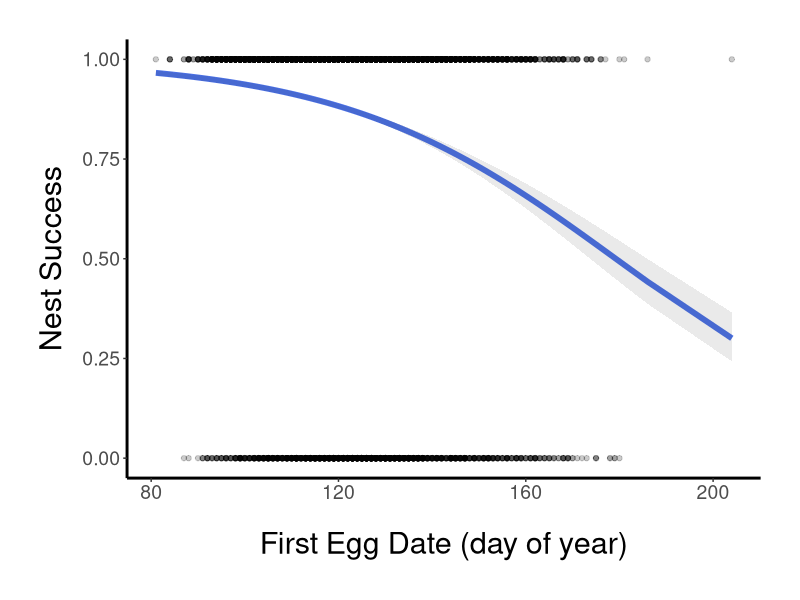
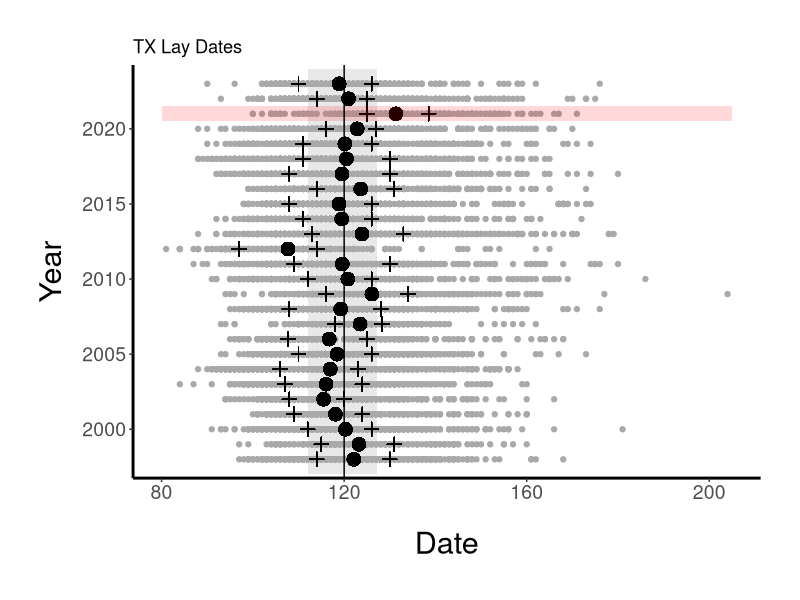
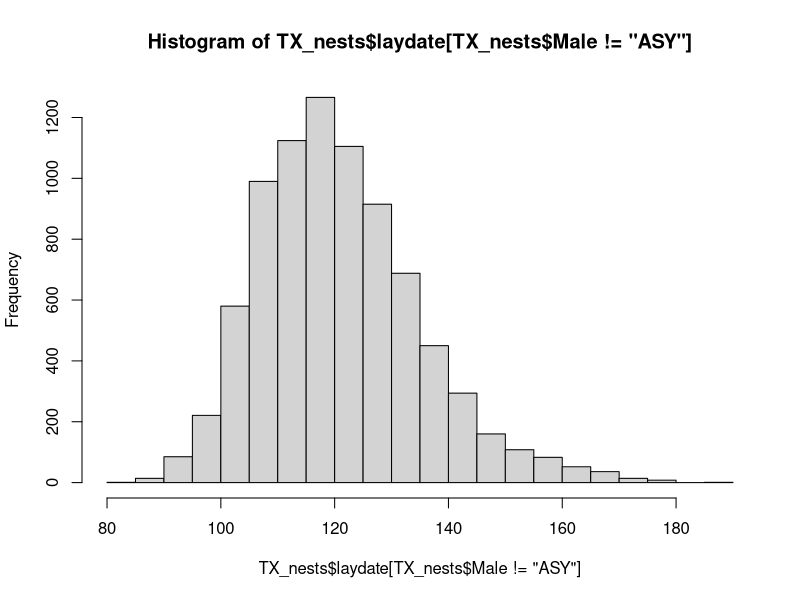
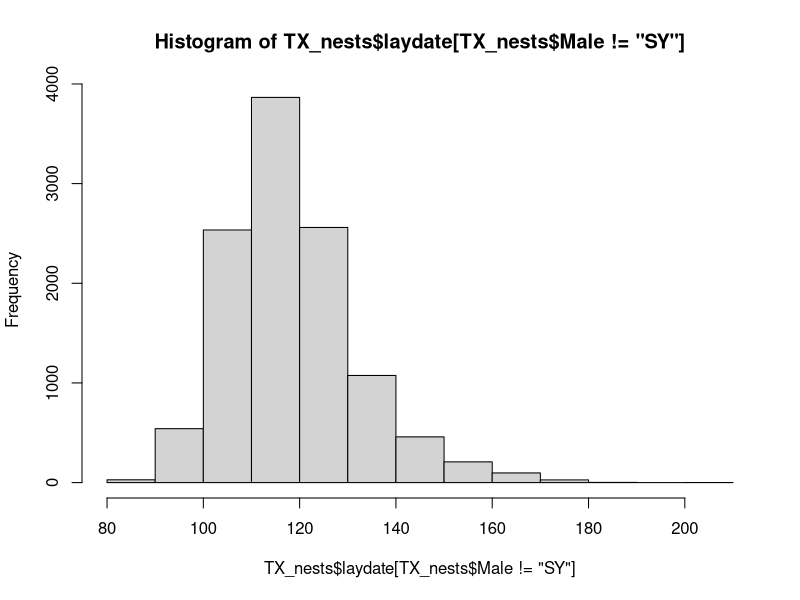

These figures' R source, in order: (Note: this script raises an error after producing the figures.)
#PMCA Nest data

install.packages(c("dplyr","lubridate","broom","ggplot2")) #if not already installed

library(dplyr)
library(lubridate)
library(broom)
library(ggplot2)

nests<-read.csv("PMW_Nestdata.csv")
nests$laydate<-yday(as.Date(nests$X1st.egg, format="%m/%d/%y"))
nests$Cust.. <- as.factor(nests$Cust..)

#Add fledge success
nests$nest_success <- 0
nests$nest_success[nests$Fledge > 0] <- 1
nests$nest_success<-as.factor(nests$nest_success)

#Add egg success for life table analysis
nests$egg_success<- nests$Fledge/nests$Eggs

###########################################
#TX nests
TX_nests <- nests %>% filter(State=="TX")

TX_nests %>% count(Year)

TX_nests <- TX_nests[TX_nests$Year>1997,]

#sample sizes:
nrow(TX_nests)
length(which(TX_nests$laydate<80))
length(which(TX_nests$laydate>212))
TX_nests$laydate[TX_nests$laydate<80 | TX_nests$laydate > 212] <- NA
nrow(TX_nests[!is.na(TX_nests$laydate),])
nrow(TX_nests[TX_nests$Male!="",])

#nest success ~ laydate
mod<-glm(nest_success~laydate, TX_nests, family="binomial")
summary(mod)


plot_df <- augment(mod, type.predict = "response")
plot_df$nest_success <- as.integer(as.character(plot_df$nest_success))

fam <- family(mod)
fam
str(fam)

ilink <- fam$linkinv
ilink

TX_nests <- bind_cols(TX_nests, setNames(as_tibble(predict(mod, TX_nests, se.fit = TRUE)[1:2]), c('fit_link','se_link')))

TX_nests <- mutate(TX_nests, fit_resp = ilink(fit_link), right_upr = ilink(fit_link + (2*se_link)), right_lwr = ilink(fit_link - (2*se_link)))

#Plot Figure 4b
a<-ggplot(plot_df, aes(x = laydate)) +
  geom_line(aes(y = .fitted), color = "#4A6FE3", lwd=2) +
  labs(x = "First Egg Date (day of year)", y = "Nest Success") +
  geom_point(aes(y = nest_success), alpha = 0.2) +
  theme(legend.position="none",
  	panel.background=element_rect(fill="white"), 
  	plot.margin=unit(c(1,1,1,1),"cm"), 
  	axis.title.y=element_text(size = 22, margin=margin(0,10,0,0)), 
  	axis.title.x=element_text(size = 22, margin=margin(20,0,0,0)),
  	axis.text.x = element_text(size = 14), 
  	axis.text.y = element_text(size = 14),
  	axis.line=element_line(size=1))

a + geom_ribbon(data = TX_nests,
                  aes(ymin = right_lwr, ymax = right_upr),
                  alpha = 0.1)



#getting mean, q1, q3 laydate
meanls <- list()
q1ls <- list()
q3ls <- list()
for (a in unique(TX_nests$Year)) {
  datels <- list()
  for (i in 1:nrow(TX_nests)) {
    year <- TX_nests$Year[i]
    if (year == a) {
      datels <- c(datels, TX_nests$laydate[i])
    }
  }
  mean <- mean(as.numeric(unlist(datels)), na.rm=TRUE)
  meanls <- c(meanls, mean)
  q1 <- quantile(as.numeric(unlist(datels)), probs = c(0.25, 0.5, 0.75), na.rm = TRUE)[1]
  q1ls <- c(q1ls, q1)
  q3 <- quantile(as.numeric(unlist(datels)), probs = c(0.25, 0.5, 0.75), na.rm = TRUE)[3]
  q3ls <- c(q3ls, q3)
}

#adding means to TX_nests
dfmeanls <- list()
for(a in 1:length(meanls)){
  yr = unique(TX_nests$Year)[a]
  for(i in 1:nrow(TX_nests)){
    if(TX_nests$Year[i] == yr){
      dfmeanls[[i]] <- meanls[[a]]
    }
  }
}
TX_nests$Mean <- unlist(dfmeanls)
#adding q1 to TX_nests
dfq1ls <- list()
for(a in 1:length(q1ls)){
    yr = unique(TX_nests$Year)[a]
	for(i in 1:nrow(TX_nests)){
    if(TX_nests$Year[i] == yr){
      dfq1ls[[i]] <- q1ls[[a]]
    }
  }
}
TX_nests$Q1 <- unlist(dfq1ls)
#adding q3 to TX_nests
dfq3ls <- list()
for(a in 1:length(q3ls)){
    yr = unique(TX_nests$Year)[a]
	for(i in 1:nrow(TX_nests)){
    if(TX_nests$Year[i] == yr){
      dfq3ls[[i]] <- q3ls[[a]]
    }
  }
}
TX_nests$Q3 <- unlist(dfq3ls)


#calculate mean laydate for 1998-2020
meantx<-mean(unlist(meanls)[1:23])
sdtx<-sd(unlist(meanls)[1:23])

q1tx<-mean(unlist(q1ls)[1:23])
q1tx_sd<-sd(unlist(q1ls)[1:23])
q3tx<-mean(unlist(q3ls)[1:23])
q3tx_sd<-sd(unlist(q3ls)[1:23])

#difference in days between laydate in 2021 and long-term mean
meanls[[24]] - meantx

TX_success<-data.frame(TX_nests %>% group_by(Year) %>% count(nest_success))
TX_success_year<-data.frame(TX_success %>% group_by(Year) %>% summarize(sum(n)))
TX_nest_success<-data.frame(year = TX_success_year$Year, prop_fledge=TX_success$n[TX_success$nest_success==1]/TX_success_year$sum.n)
TX_nest_success
mean(TX_nest_success$prop_fledge[1:23])
sd(TX_nest_success$prop_fledge[1:23])


#plot the data vertically
ggplot(TX_nests, aes(y = Year, x = laydate)) +
  geom_rect(xmin = meantx-(2*sdtx), xmax = meantx+(2*sdtx), ymin = 1997, ymax = 2024, fill = "gray 91") + 
  geom_point(col="dark gray") + 
  geom_point(aes(y=Year, x = Mean), color = "black", size = 4)+
  geom_point(aes(y=Year, x = Q1), color = "black", size = 3, shape=3)+
  geom_point(aes(y=Year, x = Q3), color = "black", size = 3, shape=3)+
  annotate("rect", xmin=80, xmax=205, ymin=2020.5, ymax=2021.5, alpha=0.15, fill="red") +   
  geom_vline(xintercept=round(meantx), col="black")+ 
  ylim(1998,2023)+
  xlim(80,205) +
  labs(y = "Year", x = "Date") +
  ggtitle("TX Lay Dates") +
    theme(legend.position="none",
  	panel.background=element_rect(fill="white"), 
  	plot.margin=unit(c(1,1,1,1),"cm"), 
  	axis.title.y=element_text(size = 22, margin=margin(0,10,0,0)), 
  	axis.title.x=element_text(size = 22, margin=margin(20,0,0,0)),
  	axis.text.x = element_text(size = 14), 
  	axis.text.y = element_text(size = 14),
  	axis.line=element_line(size=1))


#nest success ~ male age class using nests w/ males of known age
summary(glm(nest_success~Male, TX_nests[TX_nests$Male!="",], family="binomial"))


#egg success for life table
TX_eggsuccess<-data.frame(TX_nests %>% group_by(Year) %>% summarize(mean(egg_success, na.rm=TRUE))) 
names(TX_eggsuccess)=c("Year", "Egg_success")
mean(TX_eggsuccess$Egg_success)


#ratios of adults:subadults
TX_nests_age<-TX_nests %>% count(Year, Male) 
TX_nests_age<-TX_nests_age[TX_nests_age$Male!="",] #remove males of unknown age
TX_nests_year<-data.frame(TX_nests_age %>% group_by(Year) %>% summarize(sum(n)))

TX_nests_subadults <- data.frame(year = TX_nests_year$Year, prop_adult=TX_nests_age$n[TX_nests_age$Male=="SY"]/TX_nests_year$sum.n)

range(TX_nests_subadults$prop_adult) 
mean(TX_nests_subadults$prop_adult[1:23]) #mean subadult males as proportion of total from 1998-2020
sd(TX_nests_subadults$prop_adult[1:23])


#laydate differences among subadults and adults
#Sample size exceeds allowable size for Shapiro Wilk test for normality
hist(TX_nests$laydate[TX_nests$Male!="ASY"])
hist(TX_nests$laydate[TX_nests$Male!="SY"])

#test for equal variance
var.test(laydate~Male, TX_nests[TX_nests$Male!="",], alternative="two.sided")

#t-test assumptions are met
t.test(laydate~Male, TX_nests[TX_nests$Male!="",], var.equal=FALSE)


#Comparing 2021 and 2022 age ratios
TX_nests_2122 <- TX_nests %>% filter(Year==2021 | Year==2022)
TX_nests_2122 <- TX_nests_2122 %>% filter(Male!="")

#customers with data from 2021 and 2022 only
x<-data.frame(TX_nests_2122[TX_nests_2122$Year == 2021 | TX_nests_2122$Year==2022,] %>% group_by(Cust.., Year) %>% count(as.factor(Cust..)))
x$Cust..[duplicated(x$Cust..)]

TX_nests_2122_dups <- NA
for (i in x$Cust..[duplicated(x$Cust..)]){
	print(i)
	TX_nests_2122_dups <- rbind(TX_nests_2122_dups, TX_nests_2122[TX_nests_2122$Cust..==i,])
}
TX_nests_2122_dups <- TX_nests_2122_dups[-1,]

y<-data.frame(TX_nests_2122_dups %>% group_by(Cust..,Year) %>% count(Male))

TX_nests_2122_dups_num <- data.frame(y %>% group_by(Cust.., Year) %>% summarize(sum(n)))

TX_nests_2122_adults <- data.frame(year = TX_nests_2122_dups_num$Year, prop_adult=y$n[y$Male=="ASY"]/TX_nests_2122_dups_num$sum.n)

t.test(prop_adult~year, TX_nests_2122_adults, paired=TRUE) #change from 2021 to 2022 in proportion of adult breeders


####################################

#LA nests
LA_nests <- nests %>% filter(State=="LA")

LA_nests %>% count(Year)

LA_nests <- LA_nests[LA_nests$Year>1997,]
LA_nests <- LA_nests[LA_nests$Year!=2005 & LA_nests$Year!=2007,]

#sample sizes:
nrow(LA_nests)
length(which(LA_nests$laydate<80))
length(which(LA_nests$laydate>212))
LA_nests$laydate[LA_nests$laydate<80 | LA_nests$laydate > 212] <- NA
nrow(LA_nests[!is.na(LA_nests$laydate),])
nrow(LA_nests[LA_nests$Male!="",])

#nest success ~ laydate
m<-glm(nest_success~laydate, LA_nests, family="binomial")
summary(m)


#getting mean, q1, q3 laydate
meanls <- list()
q1ls <- list()
q3ls <- list()
for (a in unique(LA_nests$Year)) { #no 2008 or 2012
  datels <- list()
  for (i in 1:nrow(LA_nests)) {
    year <- LA_nests$Year[i]
    if (year == a) {
      datels <- c(datels, LA_nests$laydate[i])
    }
  }
  mean <- mean(as.numeric(unlist(datels)), na.rm=TRUE)
  meanls <- c(meanls, mean)
  q1 <- quantile(as.numeric(unlist(datels)), probs = c(0.25, 0.5, 0.75), na.rm = TRUE)[1]
  q1ls <- c(q1ls, q1)
  q3 <- quantile(as.numeric(unlist(datels)), probs = c(0.25, 0.5, 0.75), na.rm = TRUE)[3]
  q3ls <- c(q3ls, q3)
}

#adding means to LA_nests
dfmeanls <- list()
for(a in 1:length(meanls)){
  yr = unique(LA_nests$Year)[a]
  for(i in 1:nrow(LA_nests)){
    if(LA_nests$Year[i] == yr){
      dfmeanls[[i]] <- meanls[[a]]
    }
  }
}
LA_nests$Mean <- unlist(dfmeanls)
#adding q1 to LA_nests
dfq1ls <- list()
for(a in 1:length(q1ls)){
    yr = unique(LA_nests$Year)[a]
	for(i in 1:nrow(LA_nests)){
    if(LA_nests$Year[i] == yr){
      dfq1ls[[i]] <- q1ls[[a]]
    }
  }
}
LA_nests$Q1 <- unlist(dfq1ls)
#adding q3 to LA_nests
dfq3ls <- list()
for(a in 1:length(q3ls)){
    yr = unique(LA_nests$Year)[a]
	for(i in 1:nrow(LA_nests)){
    if(LA_nests$Year[i] == yr){
      dfq3ls[[i]] <- q3ls[[a]]
    }
  }
}
LA_nests$Q3 <- unlist(dfq3ls)


#calculate mean day of year for 1998-2020 without 2005, 2007, 2008, or 2012
meanLA<-mean(unlist(meanls)[1:19])
sdLA<-sd(unlist(meanls)[1:19])

q1LA<-mean(unlist(q1ls)[1:19])
q1LA_sd<-sd(unlist(q1ls)[1:19])
q3LA<-mean(unlist(q3ls)[1:19])
q3LA_sd<-sd(unlist(q3ls)[1:19])

#difference in days between laydate in 2021 and long-term mean
meanls[[20]] - meanLA


LA_success<-data.frame(LA_nests %>% group_by(Year) %>% count(nest_success))
LA_success_year<-data.frame(LA_success %>% group_by(Year) %>% summarize(sum(n)))
LA_nest_success<-data.frame(year = LA_success_year$Year, prop_fledge=LA_success$n[LA_success$nest_success==1]/LA_success_year$sum.n)
mean(LA_nest_success$prop_fledge[1:19])
sd(LA_nest_success$prop_fledge[1:19])
range(LA_nest_success$prop_fledge[1:19])
LA_nest_success$prop_fledge[20] #nest success in 2021

#plot the data vertically
ggplot(LA_nests, aes(y = Year, x = laydate)) +
  geom_rect(xmin = meanLA-(2*sdLA), xmax = meanLA+(2*sdLA), ymin = 1997, ymax = 2024, fill = "gray 91") + 
  geom_point(col="dark gray") + 
  geom_point(aes(y=Year, x = Mean), color = "black", size = 3)+
  geom_point(aes(y=Year, x = Q1), color = "black", size = 2, shape=3)+
  geom_point(aes(y=Year, x = Q3), color = "black", size = 2, shape=3)+
  geom_point(aes(y=2021, x = meanls[[20]]), color = "red", size = 3)+
  geom_point(aes(y=2021, x = q1ls[[20]]), color = "red", size = 2, shape=3)+
  geom_point(aes(y=2021, x = q3ls[[20]]), color = "red", size = 2, shape=3)+
  geom_vline(xintercept=meanLA, col="black")+ 
  ylim(1997,2024)+
  labs(y = "Year", x = "Date") +
  ggtitle("LA Lay Dates") +
    theme(legend.position="none",
  	panel.background=element_rect(fill="white"), 
  	plot.margin=unit(c(1,1,1,1),"cm"), 
  	axis.title.y=element_text(margin=margin(0,20,0,0)), 
  	axis.title.x=element_text(margin=margin(20,0,0,0)),
  	axis.line=element_line(size=.5))


#nest success ~ male age class using nests w/ males of known age
summary(glm(nest_success~Male, LA_nests[LA_nests$Male!="",], family="binomial"))


#egg success for life table
LA_eggsuccess<-data.frame(LA_nests %>% group_by(Year) %>% summarize(mean(egg_success, na.rm=TRUE))) 
names(LA_eggsuccess)=c("Year", "Egg_success")
mean(LA_eggsuccess$Egg_success)


#ratios of adults:subadults
LA_nests_age<-LA_nests[LA_nests$Male!="",] %>% count(Year, Male) %>% spread(Male, n, fill = 0) %>% gather(Male, n, -1)
LA_nests_year<-data.frame(LA_nests_age %>% group_by(Year) %>% summarize(sum(n)))

LA_nests_adults <- data.frame(year = LA_nests_year$Year, prop=LA_nests_age$n[LA_nests_age$Male=="ASY"]/LA_nests_year$sum.n)
LA_nests_subadults <- data.frame(year = LA_nests_year$Year, prop=LA_nests_age$n[LA_nests_age$Male=="SY"]/LA_nests_year$sum.n)

mean(LA_nests_subadults$prop[1:19])
sd(LA_nests_subadults$prop[1:19])


#laydate differences among subadults and adults
#test for normality
shapiro.test(LA_nests$laydate[LA_nests$Male!="SY"])
shapiro.test(LA_nests$laydate[LA_nests$Male!="ASY"])

#test for equal variance
var.test(laydate~Male, LA_nests[LA_nests$Male!="",], alternative="two.sided")

#test for differences among the age classes
wilcox.test(laydate~Male, LA_nests[LA_nests$Male!="",]) 


#Comparing 2021 and 2022 age ratios
LA_nests_2122 <- LA_nests %>% filter(Year==2021 | Year==2022)
LA_nests_2122 <- LA_nests_2122 %>% filter(Male!="")

#observers with data from 2021 and 2022 only
x<-data.frame(LA_nests_2122[LA_nests_2122$Year == 2021 | LA_nests_2122$Year==2022,] %>% group_by(Cust.., Year) %>% count(as.factor(Cust..)))
x$Cust..[duplicated(x$Cust..)] 

LA_nests_2122_dups <- NA
for (i in x$Cust..[duplicated(x$Cust..)]){
	print(i)
	LA_nests_2122_dups <- rbind(LA_nests_2122_dups, LA_nests_2122[LA_nests_2122$Cust..==i,])
}
LA_nests_2122_dups <- LA_nests_2122_dups[-1,]

y<-data.frame(LA_nests_2122_dups %>% group_by(Cust..,Year) %>% count(Male))

LA_nests_2122_dups_num <- data.frame(y %>% group_by(Cust.., Year) %>% summarize(sum(n)))

LA_nests_2122_adults <- data.frame(year = LA_nests_2122_dups_num$Year, prop_adult=y$n[y$Male=="ASY"]/LA_nests_2122_dups_num$sum.n)

t.test(prop_adult~year, LA_nests_2122_adults, paired=TRUE)

#both states together
t.test(prop_adult~year, rbind(TX_nests_2122_adults,LA_nests_2122_adults), paired=TRUE)
